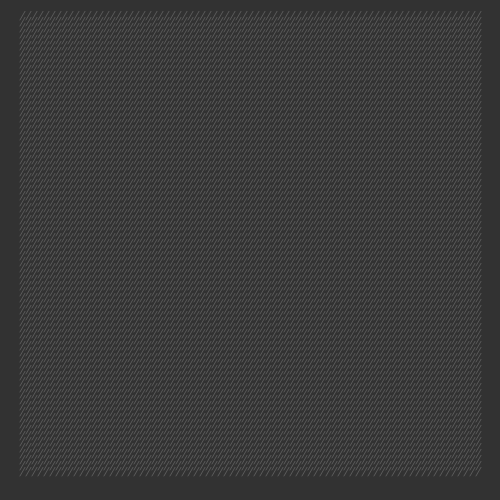
Frame 1 (no input)
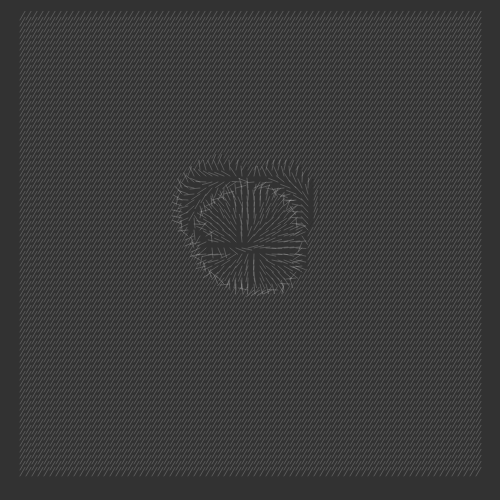
Frame 60 (no input)
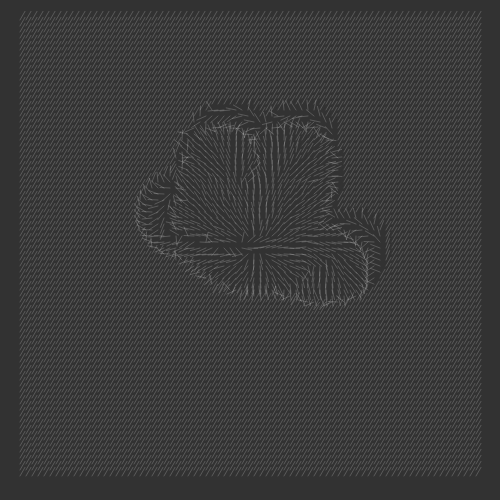
Frame 120 (the mouse pressed at the canvas centre since frame 60)

The p5.js sketch that drew these frames (run headless with seeded random() and noise() and a simulated clock; from frame 60 on, the mouse is pressed at the canvas centre):

// p5.js sketch
// ── sketch.js
/* 
   
   A surface filled with one hundred medium to small sized circles. 
   Each circle has a different size and direction, but moves at the same slow rate. 
   Display: 
   A. The instantaneous intersections of the circles 
   >>> B. The aggregate intersections of the circles 
   
   Ported to p5.js by Casey Reas
   12 July 2016
   p5.js 0.5.2
 
   Restored by Casey Reas <http://reas.com> 
   22 June 2016 
   Processing v.3.1.1 <http://processing.org> 
   
   Implemented by William Ngan <http://metaphorical.net> 
   4 April 2004 
   Processing v.68 <http://processing.org> 
 
*/

var field = [];
var fieldShade = [];
var gaph, gapv;
var marginh, marginv; // margin 
var cnt = 0;

var circles = new Array(100);

var counter = 0;
var cCounter = 0;
var cTimer = 0;

function setup() {
  createCanvas(500, 500);
  frameRate(30);

  gaph = 3;
  gapv = 3;
  marginh = 20;
  marginv = 20;

  // field 
  field = new Array(int((width - marginh * 2) / gaph));
  for (var i = 0; i < field.length; i++) {
    field[i] = new Array(int((height - marginv * 2) / gapv));
  }
  fieldShade = new Array(field.length);
  for (var i = 0; i < fieldShade.length; i++) {
    fieldShade[i] = new Array(field[0].length);
  }

  for (var i = 0; i < field.length; i++) {
    for (var k = 0; k < field[0].length; k++) {
      field[i][k] = TWO_PI - PI / 3;
      fieldShade[i][k] = 1;
    }
  }
}

function draw() {
  background(50);

  var ax, ay;
  cTimer++;

  if (cTimer > 5 && cCounter < circles.length - 1) {
    circles[cCounter] = new Circle(250, 250, 40, cCounter);
    cCounter++;
    cTimer = 0;
  }

  var len = 10;

  stroke(255, 255, 255, 50);
  // Draw every other one for better frame rate, 12 July 2016
  for (var i = 0; i < field.length; i += 2) {  
    for (var k = 0; k < field[0].length; k += 2) {
      ax = marginh + i * gaph;
      ay = marginv + k * gapv;
      line(ax, ay, ax + len * cos(field[i][k]), ay + len * sin(field[i][k]));
    }
  }

  noStroke();
  noFill();
  for (var i = 0; i < cCounter; i++) {
    circles[i].draw();
    circles[i].getGrid();
  }

}

function getLocation(i, k) {
  return [marginh + i * gaph, marginv + k * gapv];
}

function Circle(px, py, pr, id) {

  this.x = px;
  this.y = py;
  this.r = pr;
  this.rr = this.r * this.r;
  this.d = this.r * 2;
  this.d2 = this.d * this.d;

  this.id = id;

  this.sp1 = random(2);
  this.sp2 = random(2);
  this.sp3 = random(2);

  this.ac1 = random(0.5) - random(0.5);
  this.ac2 = random(0.5) - random(0.5);
  this.ac3 = random(0.5) - random(0.5);

  this.inx = 0;
  this.iny = 0;

  this.over = true;

  this.draw = function() {
    this.move();
  }

  this.move = function() {
    var angle = sin(this.sp1) - cos(this.sp2);

    this.sp1 += this.ac1;
    this.sp2 += this.ac2;
    this.sp3 += this.ac3;

    angle = (angle < 0) ? angle + TWO_PI : ((angle >= TWO_PI) ? angle - TWO_PI : angle);

    this.x += sin(angle);
    this.y -= cos(angle);

    this.checkBounds();
    this.checkOverlap();
  }

  this.checkBounds = function() {
    if (this.x > width) this.x = 0;
    if (this.x < 0) this.x = width;
    if (this.y > height) this.y = 0;
    if (this.y < 0) this.y = height;
  }

  this.repel = function(angle) {
    this.x = this.x + cos(angle) / 10.0;
    this.y = this.y + sin(angle) / 10.0;
  }

  this.setState = function(px, py) {
    this.inx = px;
    this.iny = py;
    this.over = true;
  }

  this.checkOverlap = function() {

    for (var i = this.id + 1; i < cCounter; i++) {

      var dx = circles[i].x - this.x;
      var dy = circles[i].y - this.y;
      var drr = dx * dx + dy * dy;
      var ds = sqrt(drr);

      if (ds > this.r + circles[i].r || ds < abs(this.r - circles[i].r)) {
        continue; // no solution 
      }

      var ang = atan2(dy, dx);
      this.repel(ang + PI);
      circles[i].repel(ang);

      var a = (this.rr - circles[i].rr + drr) / (2 * ds);
      var x2 = this.x + (a * (circles[i].x - this.x) / ds);
      var y2 = this.y + (a * (circles[i].y - this.y) / ds);

      this.setState(x2, y2);
      circles[i].setState(x2, y2);
    }
  }

  this.getGrid = function() {

    var sx = Math.ceil((this.x - this.r - marginh) / gaph);
    var sy = Math.ceil((this.y - this.r - marginv) / gapv);

    var numx = Math.floor(this.d / gaph);
    var numy = Math.floor(this.d / gapv);

    var pos = [];

    for (var i = sx; i < sx + numx; i++) {
      if (i >= 0 && i < field.length) {
        for (var k = sy; k < sy + numy; k++) {
          if (k >= 0 && k < field[0].length) {
            if (this.over) {
              pos = getLocation(i, k);
              var dx = pos[0] - this.x;
              var dy = pos[1] - this.y;
              if (dist(this.x, this.y, pos[0], pos[1]) < this.r) {
                var da = atan2(pos[1] - this.iny, pos[0] - this.inx);
                if (field[i][k] < da) {
                  field[i][k] += PI / 20;
                } else if (field[i][k] > da) {
                  field[i][k] -= PI / 20;
                }
                fieldShade[i][k] = 2;
              }
            }
          }
        }
      }
    }
    this.over = false;
  }

}
